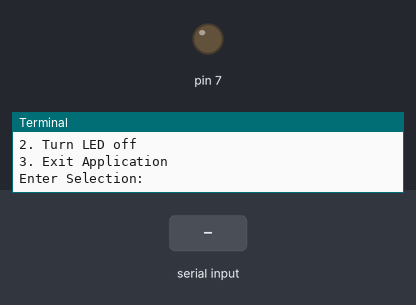
A program run on a simulated Raspberry Pi (header pin numbers). Shown: output pins drawn as LEDs (lit = HIGH), the last lines printed to the terminal. The inputs (shaded band) are chosen by the test bench.

Above: at 1.2 s.
1.3 s: "1" typed at the terminal, then Enter
At 2.5 s:
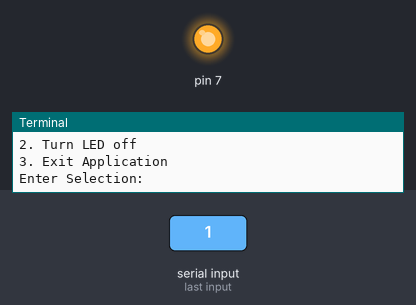
2.8 s: "2" typed at the terminal, then Enter
At 3.8 s:
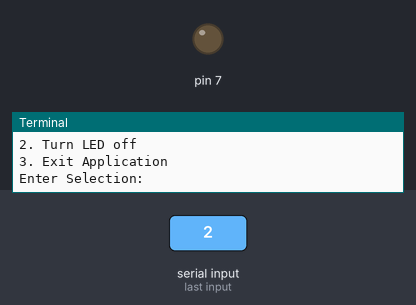
Timing chart, 0 to 5.8 s (numbered marks = the images above; inputs shaded):
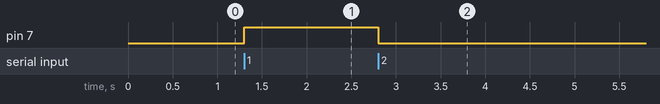

Measured:
- after the input at 1.3 s, pin 7: LOW → HIGH at once
- after the input at 2.8 s, pin 7: HIGH → LOW at once

The program:

controlLED.py
```python
#LED Control App v1.0
#mbrainar@cisco.com
#

import RPi.GPIO as GPIO
GPIO.setmode(GPIO.BOARD)
GPIO.setup(7,GPIO.OUT)

print("LED Control App\n")

def menu():
    print('1. Turn LED on\n2. Turn LED off\n3. Exit Application')
    menu_select = input('Enter Selection: ')
    return(str(menu_select))

#print the menu and ask for selection
switch = menu()

while switch != "3":
    if switch == "1":
        print("Turning LED on.")
        GPIO.output(7,True)
        switch = menu()
    elif switch == "2":
        print("Turning LED off.")
        GPIO.output(7,False)
        switch = menu()
    elif switch == "3":
        print("Quitting application.")
        quit()
    else:
        switch = menu()
```
